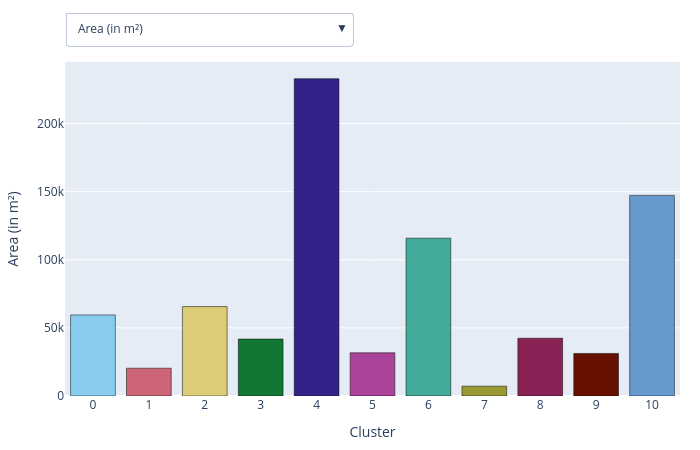

The code cell stored with this chart in its notebook:
### Code cell
df_condensed = (
    df[['Area_m2', 'AUC', 'pct_prot', 'elev_mean_', 'elev_std_m',
        'n_wells', 'cluster', '1983_explr', '1983_explt', '1932_explt']]
      .rename(columns={
          'pct_prot': 'Percentage Protected Land (of total bofedal)',
          'Area_m2' : 'Area (in m²)',
          'AUC'     : 'Area of basin',
          'elev_mean_': 'Average Elevation (in m)',
          'elev_std_m': 'Elevation Standard Deviation (in m)',
          'n_wells'   : 'Number of wells (per catchment area)',
          '1983_explr': 'Mining Exploration Sites in 1983',
          '1983_explt': 'Mining Exploitation Sites in 1983',
          '1932_explt': 'Mining Exploitation Sites in 1932'
      })
)

agg = (df_condensed
       .groupby("cluster", as_index=False)
       .mean())
bar_colors = agg["cluster"].map(COLOR_MAP_NUM).fillna("#999999").tolist()

def make_trace(var):
    return go.Bar(
        x=agg["cluster"],
        y=agg[var],
        marker=dict(color=bar_colors, line=dict(color="black")),
        name=var
    )

vars_list   = list(agg.columns[1:])
default_var = vars_list[0]

fig = go.Figure(make_trace(default_var))

buttons = []
for i, var in enumerate(vars_list):
    buttons.append(
        dict(
            label  = var,
            method = "update",
            args   = [
                {"y": [agg[var]]},
                 # "marker.color": [palette[i % len(palette)]]},
                {
                  "yaxis": {"title": {"text": var}}
                }
            ]
        )
    )

fig.update_layout(
    title="",
    yaxis=dict(title=dict(text=default_var)),
    xaxis=dict(
        title="Cluster",
        type="category",
        categoryorder="array",
        categoryarray=agg["cluster"].tolist()
    ),
    updatemenus=[dict(
        type="dropdown",
        direction="down",
        showactive=True,
        buttons=buttons,
        x=0.0, xanchor="left",
        y=1.15, yanchor="top"
    )],
    margin=dict(t=60, r=20, l=60, b=50),
    height=450, width=700,
    showlegend=False
)


fig

### Figure 1 — Plotly figure (JSON) as saved in the notebook; plotly's stock layout.template omitted (floating-point values rounded to 4 significant figures)
{"data": [{"marker": {"color": ["#88CCEE", "#CC6677", "#DDCC77", "#117733", "#332288", "#AA4499", "#44AA99", "#999933", "#882255", "#661100", "#6699CC"], "line": {"color": "black"}}, "name": "Area (in m²)", "type": "bar", "x": [0, 1, 2, 3, 4, 5, 6, 7, 8, 9, 10], "y": [59530.0, 20420.0, 65670.0, 41820.0, 233000.0, 31740.0, 115900.0, 7200.0, 42450.0, 31240.0, 147300.0]}], "layout": {"height": 450, "margin": {"b": 50, "l": 60, "r": 20, "t": 60}, "showlegend": false, "title": {"text": ""}, "updatemenus": [{"buttons": [{"args": [{"y": [[59530.0, 20420.0, 65670.0, 41820.0, 233000.0, 31740.0, 115900.0, 7200, 42450.0, 31240.0, 147300.0]]}, {"yaxis": {"title": {"text": "Area (in m²)"}}}], "label": "Area (in m²)", "method": "update"}, {"args": [{"y": [[94.73, 108.7, 106.2, 96.99, 101.5, 112.4, 107.1, 79.69, 109.4, 106.4, 94.71]]}, {"yaxis": {"title": {"text": "Area of basin"}}}], "label": "Area of basin", "method": "update"}, {"args": [{"y": [[99.88, 8.917, 0, 0, 50.32, 0, 27.39, 0, 0, 94.55, 0]]}, {"yaxis": {"title": {"text": "Percentage Protected Land (of total bofedal)"}}}], "label": "Percentage Protected Land (of total bofedal)", "method": "update"}, {"args": [{"y": [[4399.0, 4231.0, 4239.0, 4181.0, 4536.0, 4226.0, 4101.0, 4060.0, 4238.0, 4459.0, 4104.0]]}, {"yaxis": {"title": {"text": "Average Elevation (in m)"}}}], "label": "Average Elevation (in m)", "method": "update"}, {"args": [{"y": [[6.093, 8.004, 8.324, 4.468, 6.396, 7.511, 5.275, 4.244, 7.819, 9.172, 3.599]]}, {"yaxis": {"title": {"text": "Elevation Standard Deviation (in m)"}}}], "label": "Elevation Standard Deviation (in m)", "method": "update"}, {"args": [{"y": [[0, 44.94, 0, 0, 0, 0, 0, 0, 0, 0, 0]]}, {"yaxis": {"title": {"text": "Number of wells (per catchment area)"}}}], "label": "Number of wells (per catchment area)", "method": "update"}, {"args": [{"y": [[127.9, 177.2, 81.78, 198, 2.929, 83.31, 72.35, 19, 25.33, 285, 48]]}, {"yaxis": {"title": {"text": "Mining Exploration Sites in 1983"}}}], "label": "Mining Exploration Sites in 1983", "method": "update"}, {"args": [{"y": [[42.63, 0.7834, 7.498, 0, 0, 10.59, 2.4, 0, 4.511, 35, 8]]}, {"yaxis": {"title": {"text": "Mining Exploitation Sites in 1983"}}}], "label": "Mining Exploitation Sites in 1983", "method": "update"}, {"args": [{"y": [[19.83, 0.01911, 1, 0, 0, 0, 1.091, 0, 3.745, 2, 0]]}, {"yaxis": {"title": {"text": "Mining Exploitation Sites in 1932"}}}], "label": "Mining Exploitation Sites in 1932", "method": "update"}], "direction": "down", "showactive": true, "type": "dropdown", "x": 0, "xanchor": "left", "y": 1.15, "yanchor": "top"}], "width": 700, "xaxis": {"categoryarray": [0, 1, 2, 3, 4, 5, 6, 7, 8, 9, 10], "categoryorder": "array", "title": {"text": "Cluster"}, "type": "category"}, "yaxis": {"title": {"text": "Area (in m²)"}}}}
